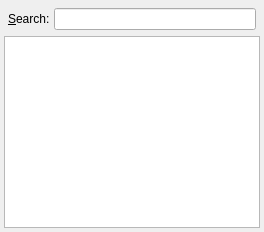
  <widget class="QDockWidget" name="searchDock">
   <property name="maximumSize">
    <size>
     <width>524287</width>
     <height>524287</height>
    </size>
   </property>
   <property name="windowIcon">
    <iconset resource="Resources.qrc">
     <normaloff>:/icons/images/search16.png</normaloff>:/icons/images/search16.png</iconset>
   </property>
   <property name="allowedAreas">
    <set>Qt::AllDockWidgetAreas</set>
   </property>
   <property name="windowTitle">
    <string>Search</string>
   </property>
   <attribute name="dockWidgetArea">
    <number>1</number>
   </attribute>
   <widget class="QWidget" name="dockWidgetContents">
    <layout class="QVBoxLayout" name="_5">
     <property name="spacing">
      <number>2</number>
     </property>
     <property name="margin" stdset="0">
      <number>4</number>
     </property>
     <item>
      <layout class="QHBoxLayout" name="_6">
       <property name="spacing">
        <number>4</number>
       </property>
       <property name="margin" stdset="0">
        <number>4</number>
       </property>
       <item>
        <widget class="QLabel" name="label">
         <property name="text">
          <string>&amp;Search:</string>
         </property>
         <property name="buddy">
          <cstring>searchEdit</cstring>
         </property>
        </widget>
       </item>
       <item>
        <widget class="QLineEdit" name="searchEdit">
         <property name="toolTip">
          <string>Wildcards (*, ?) and &quot;Regular Expressions&quot; allowed</string>
         </property>
        </widget>
       </item>
      </layout>
     </item>
     <item>
      <widget class="QTreeView" name="searchResult">
       <property name="rootIsDecorated">
        <bool>false</bool>
       </property>
       <property name="uniformRowHeights">
        <bool>true</bool>
       </property>
      </widget>
     </item>
    </layout>
   </widget>
  </widget>
